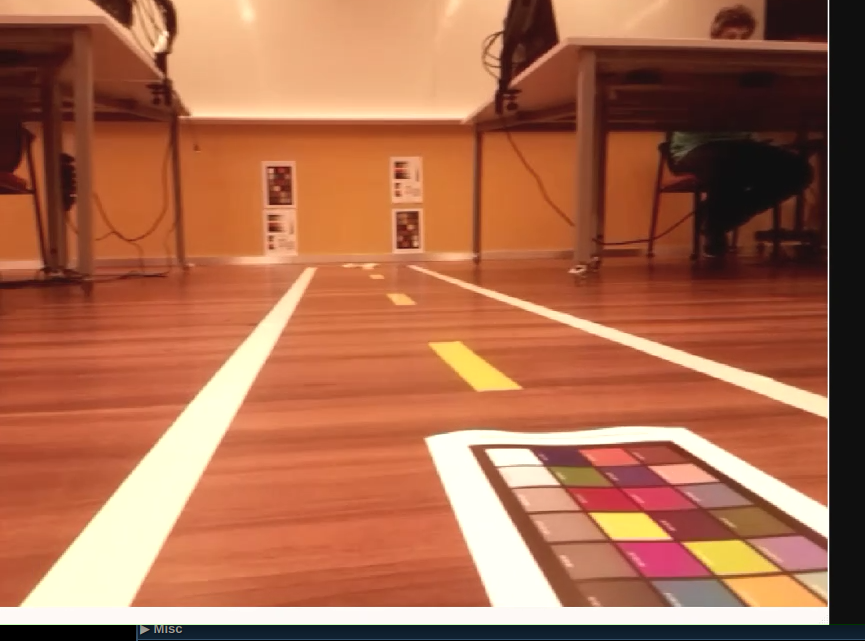
#> input picture src/wboriginal.png, 865 x 641 px
$ python wb.py
#> lines starting #> are read from the running program, lines starting #| are printed output that depends on the picture; long printed decimals are rounded
import cv2 as cv
# import numpy as np

#
img = cv.imread(r'wboriginal.png')
#> img is the input picture: shape (641, 865, 3); mean B, G, R 78.1, 107.4, 171.3
b, g, r = cv.split(img)
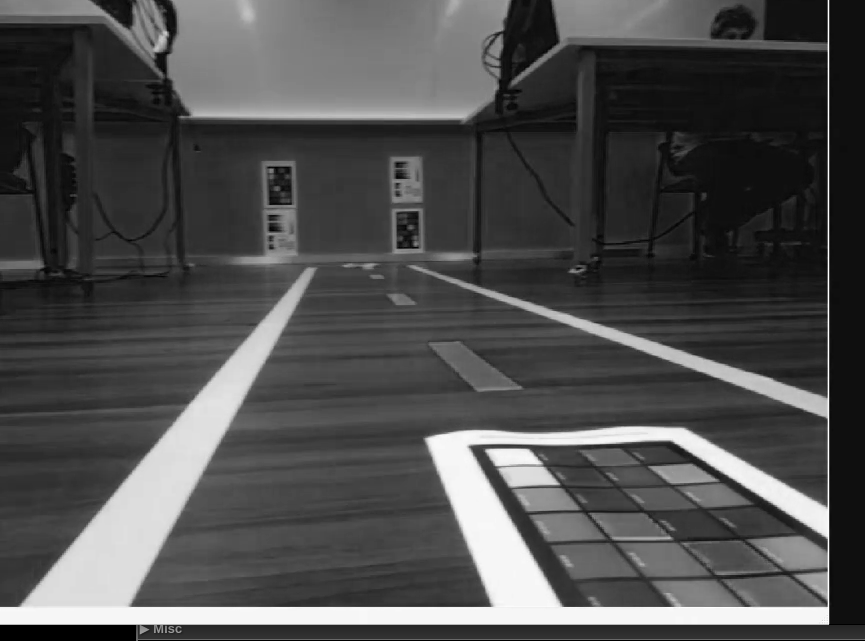
#> b: shape (641, 865); min 0, max 255, mean 78.1
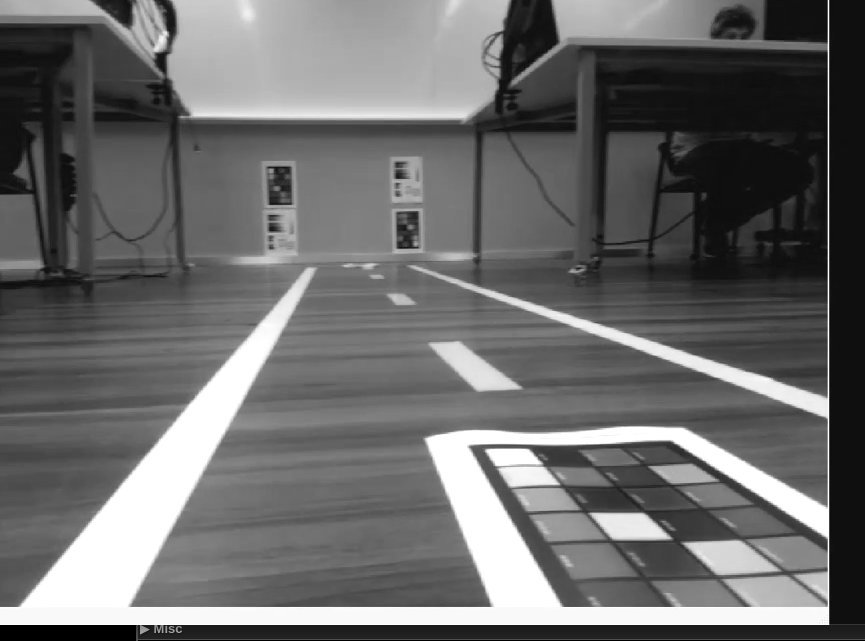
#> g: shape (641, 865); min 0, max 255, mean 107.4
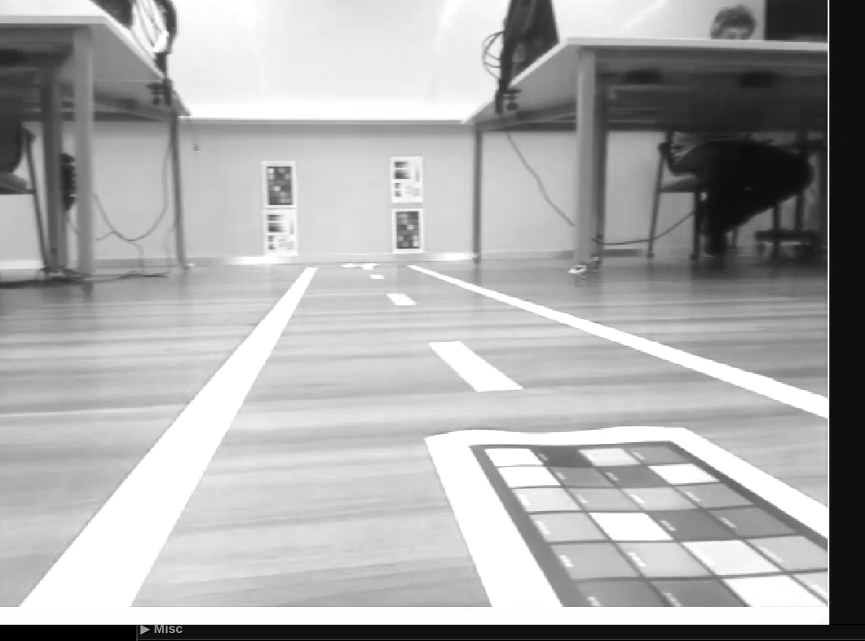
#> r: shape (641, 865); min 0, max 255, mean 171.3
r_avg = cv.mean(r)[0]
#> r_avg = 171.3
g_avg = cv.mean(g)[0]
#> g_avg = 107.4
b_avg = cv.mean(b)[0]
#> b_avg = 78.09

 # Find the gain of each channel
k = (r_avg + g_avg + b_avg) / 3
#> k = 118.9
kr = k / r_avg
#> kr = 0.694
kg = k / g_avg
#> kg = 1.11
kb = k / b_avg
#> kb = 1.52

r = cv.addWeighted(src1=r, alpha=kr, src2=0, beta=0, gamma=0)
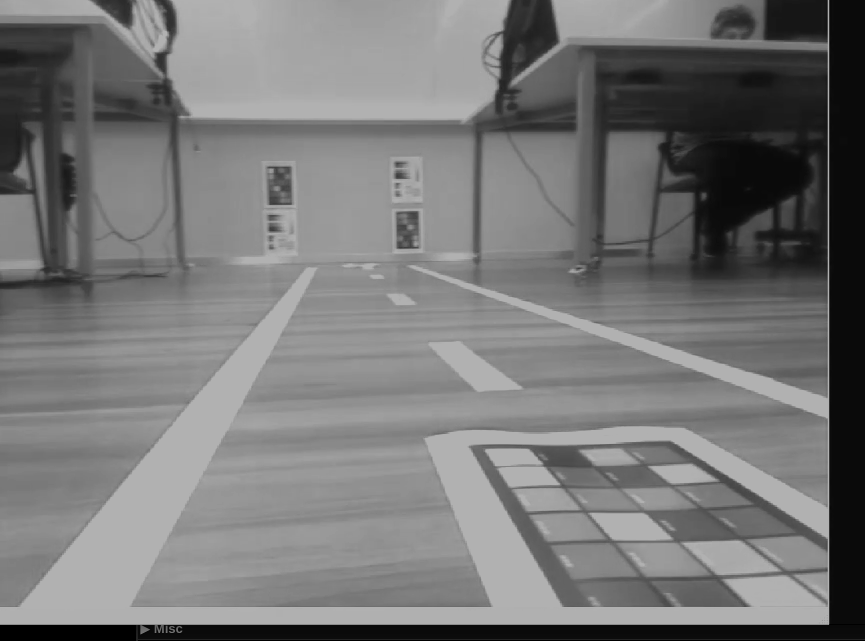
#> r: shape (641, 865); min 0, max 177, mean 118.9
g = cv.addWeighted(src1=g, alpha=kg, src2=0, beta=0, gamma=0)
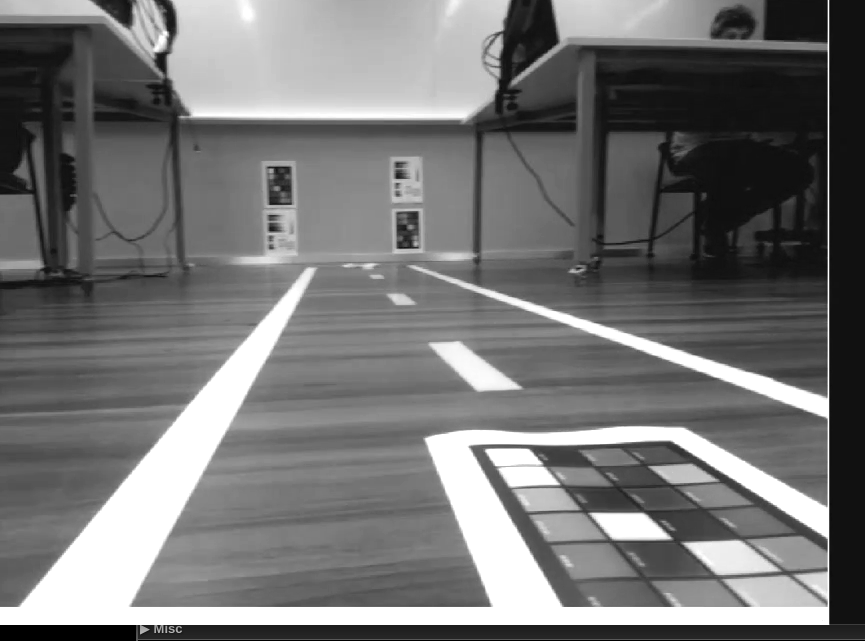
#> g: shape (641, 865); min 0, max 255, mean 116.6
b = cv.addWeighted(src1=b, alpha=kb, src2=0, beta=0, gamma=0)
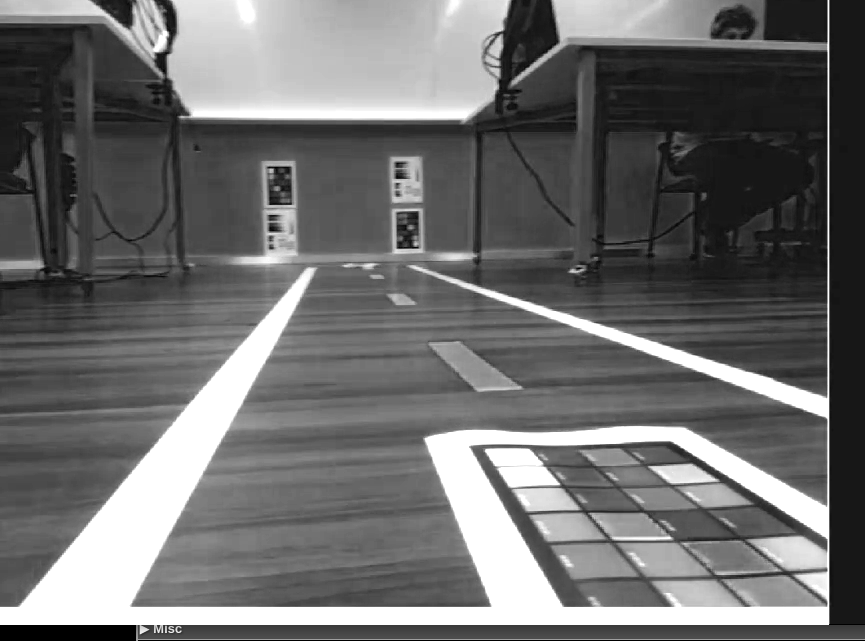
#> b: shape (641, 865); min 0, max 255, mean 109.4

balance_img = cv.merge([b, g, r])
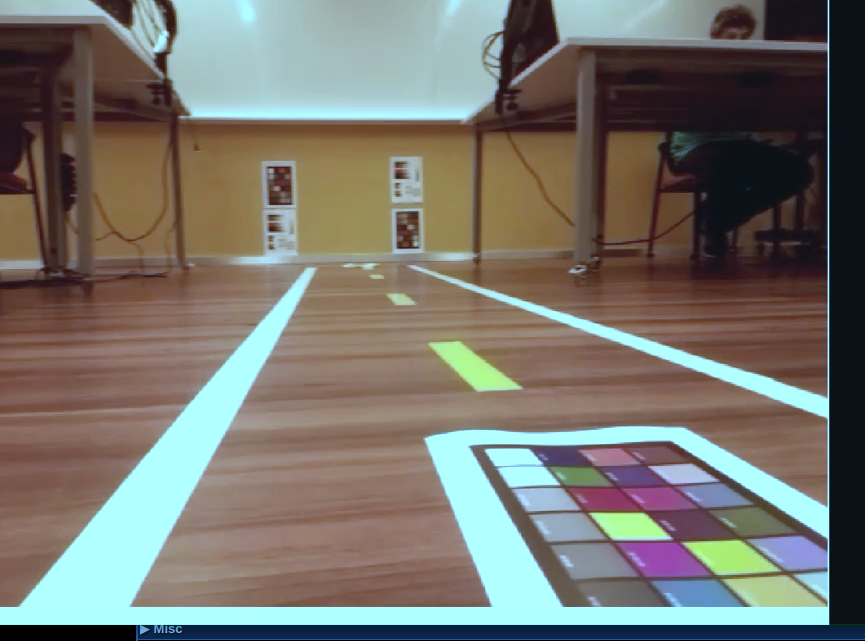
#> balance_img: shape (641, 865, 3); mean B, G, R 109.4, 116.6, 118.9


print(r_avg ,r_avg, r_avg)
#| 171.343 171.343 171.343
print(k, kr, kg, kb)
#| 118.931 0.6941 1.108 1.523
print(r,g,b)
#> (printed output is left out)
cv.imshow('Temple', balance_img)
cv.waitKey(0)
cv.destroyAllWindows()
